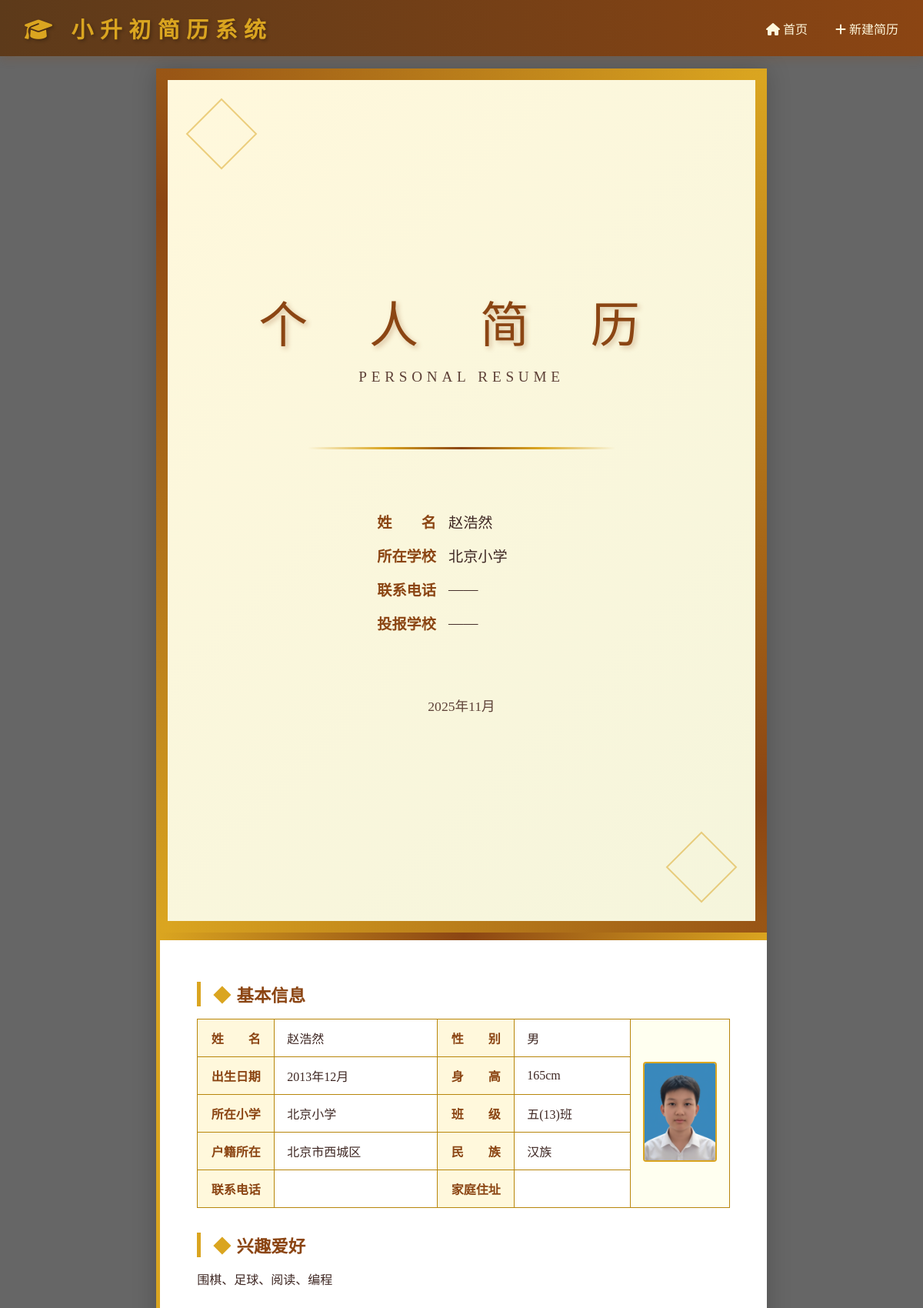
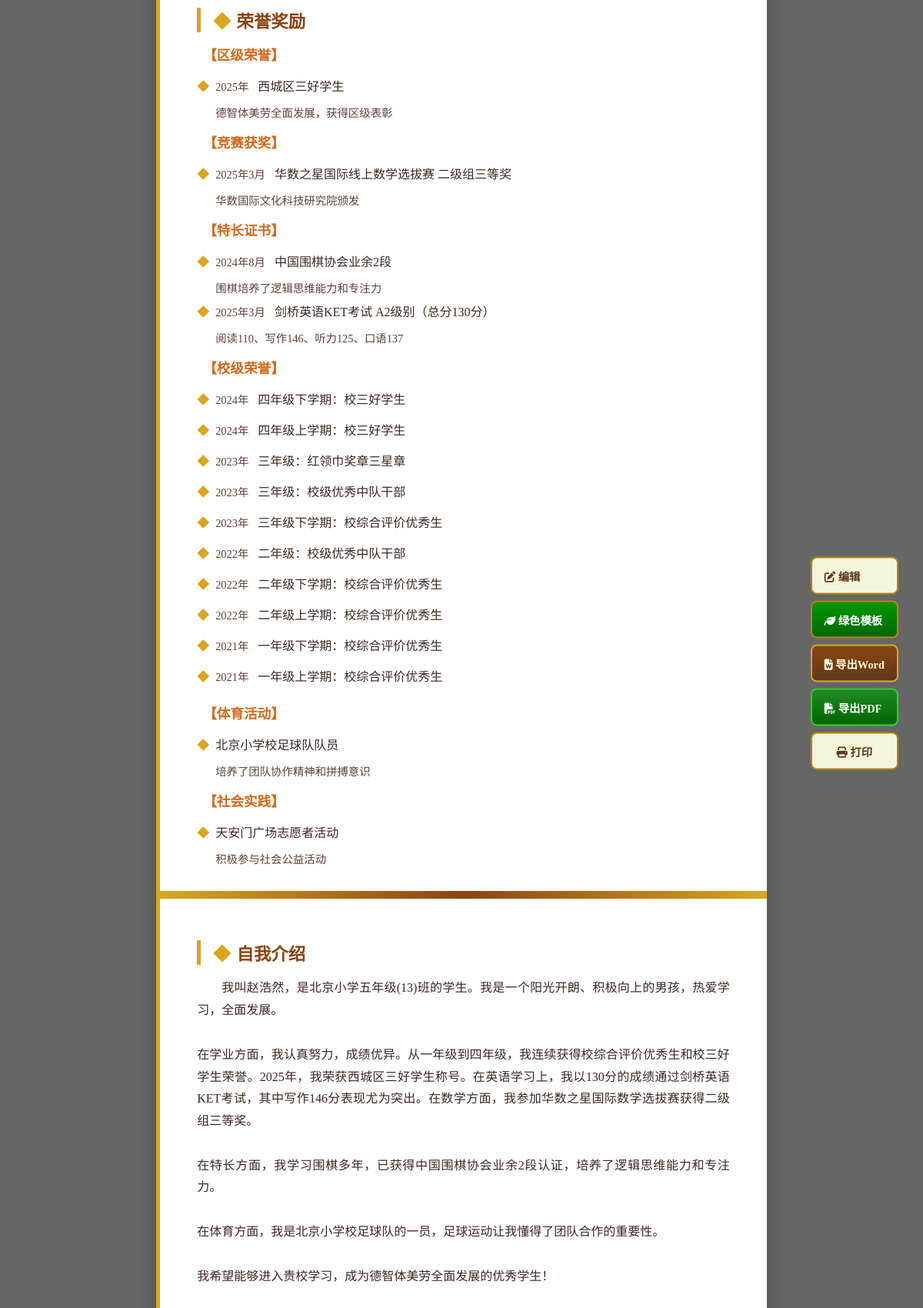
The app's page /preview/1 (upper part) with its own data (2 pictures, top to bottom).
### app.py (models this page shows)
class Student(db.Model):
    id = db.Column(db.Integer, primary_key=True)
    name = db.Column(db.String(50), nullable=False)
    gender = db.Column(db.String(10), default='男')
    birth_date = db.Column(db.String(20))
    height = db.Column(db.String(10))
    school = db.Column(db.String(100))
    class_name = db.Column(db.String(50))
    district = db.Column(db.String(100))
    address = db.Column(db.String(200))
    phone = db.Column(db.String(20))
    hobbies = db.Column(db.String(200))
    photo = db.Column(db.String(200))  # 人像照片路径
    self_intro = db.Column(db.Text)
    parent_message = db.Column(db.Text)
    teacher_comment = db.Column(db.Text)
    created_at = db.Column(db.DateTime, default=datetime.utcnow)
    updated_at = db.Column(db.DateTime, default=datetime.utcnow, onupdate=datetime.utcnow)
    awards = db.relationship('Award', backref='student', lazy=True, cascade='all, delete-orphan')
    certificates = db.relationship('Certificate', backref='student', lazy=True, cascade='all, delete-orphan')

class Award(db.Model):
    id = db.Column(db.Integer, primary_key=True)
    student_id = db.Column(db.Integer, db.ForeignKey('student.id'), nullable=False)
    category = db.Column(db.String(50))  # 区级/校级/竞赛
    title = db.Column(db.String(200), nullable=False)
    date = db.Column(db.String(20))
    description = db.Column(db.Text)
    order = db.Column(db.Integer, default=0)

### app.py (the view)
@app.route('/preview/<int:student_id>')
def preview_resume(student_id):
    student = Student.query.get_or_404(student_id)
    return render_template('preview.html', student=student)

### app.py (called while the page is built)
@app.context_processor
def utility_processor():
    return {'now': datetime.now}

### templates/preview.html (shortened to what this page needs)
{% extends "base.html" %}
{% block content %}
<div class="toolbar">
    <a href="{{ url_for('edit_resume', student_id=student.id) }}" class="btn btn-secondary">
        <i class="fas fa-edit"></i> 编辑
    </a>
    <a href="{{ url_for('preview_resume_green', student_id=student.id) }}" class="btn btn-secondary" style="background: linear-gradient(to bottom, #009900, #006600); color: white;">
        <i class="fas fa-leaf"></i> 绿色模板
    </a>
    <a href="{{ url_for('export_word', student_id=student.id) }}" class="btn btn-primary">
        <i class="fas fa-file-word"></i> 导出Word
    </a>
    <a href="{{ url_for('export_pdf', student_id=student.id) }}" class="btn btn-success">
        <i class="fas fa-file-pdf"></i> 导出PDF
    </a>
    <button onclick="window.print()" class="btn btn-secondary">
        <i class="fas fa-print"></i> 打印
    </button>
</div>
<div class="resume-preview">
    <div class="resume-cover">
        <div class="resume-title">个 人 简 历</div>
        <div class="resume-subtitle">PERSONAL RESUME</div>
        <div class="resume-divider"></div>
        <div class="cover-info">
            <div class="cover-info-item">
                <span class="cover-info-label">姓　　名</span>
                <span class="cover-info-value">{{ student.name or '——' }}</span>
            </div>
            <div class="cover-info-item">
                <span class="cover-info-label">所在学校</span>
                <span class="cover-info-value">{{ student.school or '——' }}</span>
            </div>
            <div class="cover-info-item">
                <span class="cover-info-label">联系电话</span>
                <span class="cover-info-value">{{ student.phone or '——' }}</span>
            </div>
            <div class="cover-info-item">
                <span class="cover-info-label">投报学校</span>
                <span class="cover-info-value">——</span>
            </div>
        </div>
        <div class="cover-date">{{ now().year }}年{{ now().month }}月</div>
    </div>
    <div class="resume-page">
        <h2 class="section-title">基本信息</h2>
        <table class="info-table">
            <tr>
                <td class="label">姓　　名</td>
                <td>{{ student.name or '' }}</td>
                <td class="label">性　　别</td>
                <td>{{ student.gender or '' }}</td>
                <td class="photo-cell" rowspan="5">
                    {% if student.photo %}
                    <img src="{{ url_for('static', filename=student.photo) }}" alt="照片">
                    {% else %}
                    <div style="width: 100px; height: 130px; background: var(--cream); display: flex; align-items: center; justify-content: center; border: 2px dashed var(--border-gold);">
                        <i class="fas fa-user" style="font-size: 2rem; color: var(--border-gold);"></i>
                    </div>
                    {% endif %}
                </td>
            </tr>
            <tr>
                <td class="label">出生日期</td>
                <td>{{ student.birth_date or '' }}</td>
                <td class="label">身　　高</td>
                <td>{{ student.height or '' }}</td>
            </tr>
            <tr>
                <td class="label">所在小学</td>
                <td>{{ student.school or '' }}</td>
                <td class="label">班　　级</td>
                <td>{{ student.class_name or '' }}</td>
            </tr>
            <tr>
                <td class="label">户籍所在</td>
                <td>{{ student.district or '' }}</td>
                <td class="label">民　　族</td>
                <td>汉族</td>
            </tr>
            <tr>
                <td class="label">联系电话</td>
                <td>{{ student.phone or '' }}</td>
                <td class="label">家庭住址</td>
                <td>{{ student.address or '' }}</td>
            </tr>
        </table>
        {% if student.hobbies %}
        <h2 class="section-title">兴趣爱好</h2>
        <div class="text-content" style="text-indent: 0;">
            {{ student.hobbies }}
        </div>
        {% endif %}
        {% if student.awards %}
        <h2 class="section-title">荣誉奖励</h2>
        {% set categories = {} %}
        {% for award in student.awards %}
            {% set cat = award.category or '其他' %}
            {% if cat not in categories %}
                {% set _ = categories.update({cat: []}) %}
            {% endif %}
            {% set _ = categories[cat].append(award) %}
        {% endfor %}
        {% for cat, awards in categories.items() %}
        <div class="award-category">【{{ cat }}】</div>
        {% for award in awards|sort(attribute='order') %}
        <div class="award-item">
            {% if award.date %}<span class="award-date">{{ award.date }}</span>{% endif %}
            {{ award.title }}
        </div>
        {% if award.description %}
        <div class="award-desc">{{ award.description }}</div>
        {% endif %}
        {% endfor %}
        {% endfor %}
        {% endif %}
    </div>
    {% if student.self_intro or student.parent_message or student.teacher_comment %}
    <div class="resume-page">
        {% if student.self_intro %}
        <h2 class="section-title">自我介绍</h2>
        <div class="text-content">
            {{ student.self_intro|replace('\n', '<br>')|safe }}
        </div>
        {% endif %}
    </div>
    {% endif %}
</div>
{% endblock %}

### templates/preview.html (style rules this page uses)
body { background: #666; }

### records on screen
Student: name "赵浩然", school "北京小学", phone "——", gender "男", photo (picture), birth_date "2013年12月", height "165cm", class_name "五(13)班", district "北京市西城区", hobbies "围棋、足球、阅读、编程", self_intro "我叫赵浩然，是北京小学五年级(13)班的学生。我是一个阳光开朗、积极向上的男孩，热爱学习，全面发展。 在学业方面，我认真努力，成绩优异。从一年级到四年级，我连续获得校综合评价优秀生和校三好学生荣誉。2025年，我荣获西城区三好学生称号。在英语学习上，我以130分的成绩通过剑桥英语KET考试，其中写作146分表现尤为突出。在数学方面，我参加华数之星国际数学选拔赛获得二级组三等奖。 在特长方面，我学习围棋多年，已获得中国围棋协会业余2段认证，培养了逻辑思维能力和专注力。 在体育方面，我是北京小学校足球队的一员，足球运动让我懂得了团队合作的重要性。 我希望能够进入贵校学习，成为德智体美劳全面发展的优秀学生！"
Award: category "区级荣誉", date "2025年", title "西城区三好学生", description "德智体美劳全面发展，获得区级表彰"
Award: category "竞赛获奖", date "2025年3月", title "华数之星国际线上数学选拔赛 二级组三等奖", description "华数国际文化科技研究院颁发"
Award: category "特长证书", date "2024年8月", title "中国围棋协会业余2段", description "围棋培养了逻辑思维能力和专注力"
Award: date "2025年3月", title "剑桥英语KET考试 A2级别（总分130分）", description "阅读110、写作146、听力125、口语137"
Award: category "校级荣誉", date "2024年", title "四年级下学期：校三好学生"
Award: date "2024年", title "四年级上学期：校三好学生"
Award: date "2023年", title "三年级：红领巾奖章三星章"
Award: date "2023年", title "三年级：校级优秀中队干部"
Award: date "2023年", title "三年级下学期：校综合评价优秀生"
Award: date "2022年", title "二年级：校级优秀中队干部"
Award: date "2022年", title "二年级下学期：校综合评价优秀生"
Award: date "2022年", title "二年级上学期：校综合评价优秀生"
Award: date "2021年", title "一年级下学期：校综合评价优秀生"
Award: date "2021年", title "一年级上学期：校综合评价优秀生"
Award: category "体育活动", title "北京小学校足球队队员", description "培养了团队协作精神和拼搏意识"
Award: category "社会实践", title "天安门广场志愿者活动", description "积极参与社会公益活动"
